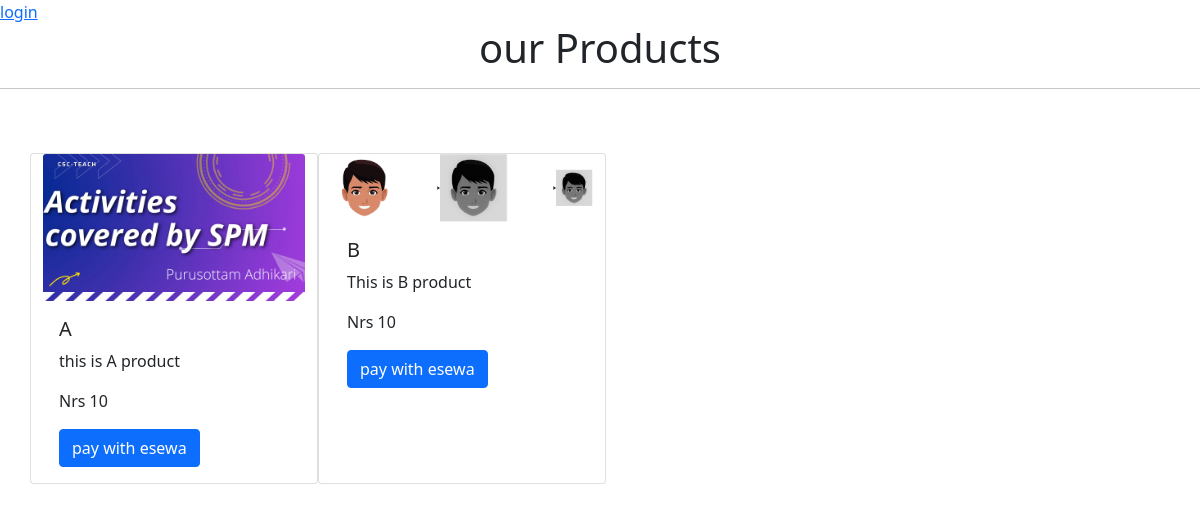
The page / on the database its author committed.
### esewa/models.py (models this page shows, shortened)
class Product(models.Model):
    title = models.CharField(max_length=100)
    image = models.ImageField(upload_to="products",null=True,blank=True)
    description = models.TextField(max_length=300,null=True,blank=True)
    price = models.IntegerField()
    payment_completed = models.BooleanField(default=False, null=True, blank=True)

### esewa/views.py (the view)
# urls.py: path('',HomePage.as_view(),name="home"),
class HomePage(ListView):
    template_name = "home.html"
    model = Product

### esewa/templates/home.html (shortened to what this page needs)
{% load static %}
<!doctype html>
<html lang="en">
  <head>
    <link href="https://cdn.jsdelivr.net/npm/bootstrap@5.1.3/dist/css/bootstrap.min.css" rel="stylesheet">
  </head>
  <body>
  {% if user.is_authenticated %}
<div class="row">
  <div class="col-sm-12 mb-3">
    <h4 class="text-center">Welcome {{ user.username }}</h4>
  </div>
  {% for ass in backends.associated %}
  {% if ass.provider == 'facebook' %}
  <div class="col-md-6 text-center">
    <img src="{{ass.extra_data.picture.data.url}}" alt="" width="150" height="150" style="border-radius: 50%">
  </div>
  <div class="col-md-6 social-container my-2">
    <p> You're Signed in via {{ ass.provider }} </p>
    <p> Your Name:  {{ ass.extra_data.name }} </p>
    <p> Profile URL: <a href="{{ass.extra_data.profile_url}}">link</a></p>
  </div>
  {% endif %}
  {% endfor %}
  <div class="col-sm-12 mt-2 text-center">
    <button class="btn btn-primary">
      <a href="{% url 'logout' %}" class="text-white">Logout</a>
    </button>
  </div>
</div>
  {% else %}
  <a href="{% url 'login' %}">login</a><br>
  {% endif %}
    <h1 style="text-align:center">our Products</h1>
    <hr>
    <br/>
    <br/>
<div class="container">
<div class="row">
{% for p in object_list %}
<div class="card col-4" style="width: 18rem;">
  <img src="{{p.image.url}}" class="card-img-top" alt="product_img">
  <div class="card-body">
    <h5 class="card-title">{{p.title}}</h5>
    <p class="card-text">{{p.description}} </p>
    <p class="card-text">Nrs {{p.price}} </p>
    <a href="{% url 'esewarequest' p.id %}" class="btn btn-primary">pay with esewa</a>
  </div>
</div>
 {% endfor %}
</div>
</div>
  </body>
</html>

### rows shown on the page
Product: image (picture), title "A", description "this is A product", price "10"
Product: image (picture), title "B", description "This is B product", price "10"
